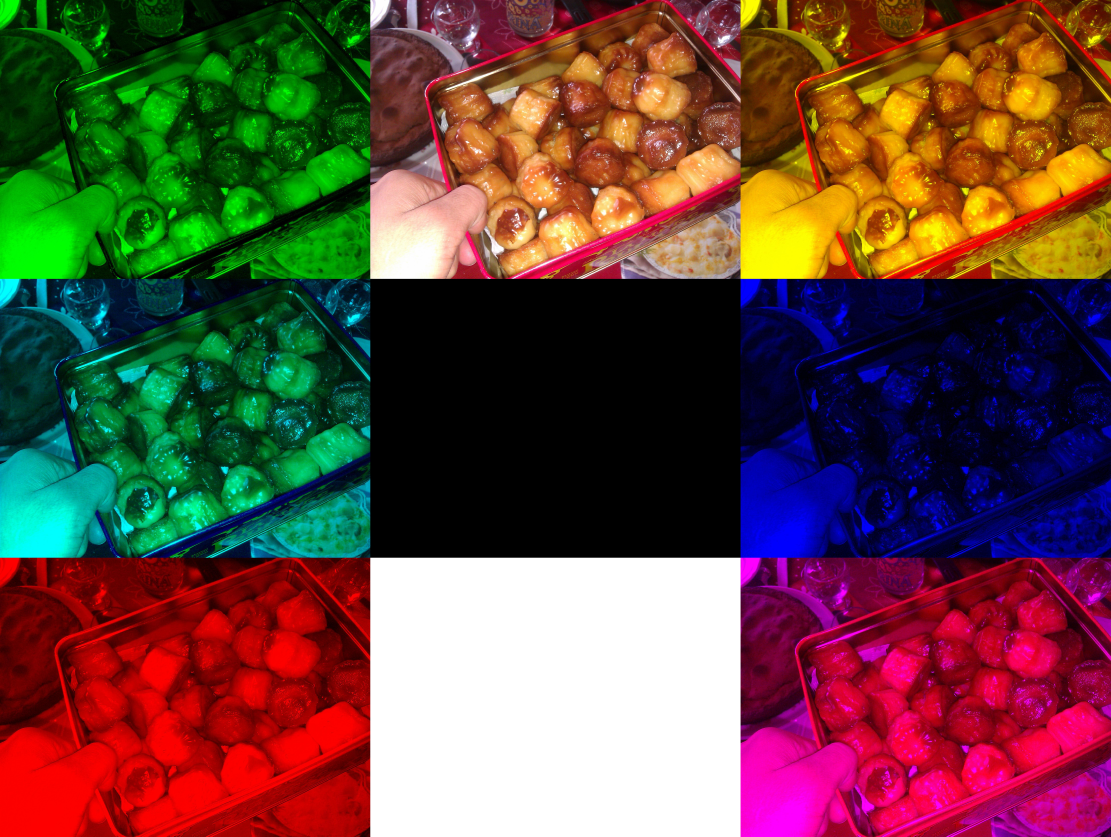
#> input picture IMAG0449_andyW.jpg, 7776 x 5856 px (shown at 1/7 size)
$ python 'Cadre noir.py'
#> lines starting #> are read from the running program, lines starting #| are printed output that depends on the picture
from PIL import Image
import numpy as np
import os as os
import matplotlib.pyplot as plt
import matplotlib.image as im
os.chdir('C:\\Users\\pierre\\Desktop')
img=Image.open("IMAG0449_andyW.jpg")
#> img is the input picture: PIL image 7776x5856 RGB; mean R, G, B 102.5, 72.4, 62.2
tab=np.array(img)
print(tab)
#> (printed output is left out)
print(tab.shape)
#| (5856, 7776, 3)
for k in range(0,3):
    for i in range(0,5856):
        for z in range (7675,7775):
            tab[i][z][k]=0
            z=z+1
        for m in range(0,100):
            tab[i][m][k]=0
            m=m+1
        i=i+1
    for j in range (0,7776):
        for n in range (5755,5855):
            tab[n][j][k]=0
            n=n+1
        for o in range (0,100):
            tab[o][j][k]=0
            o=o+1
        j=j+1
    k=k+1
nouvelle_image=Image.fromarray(tab)
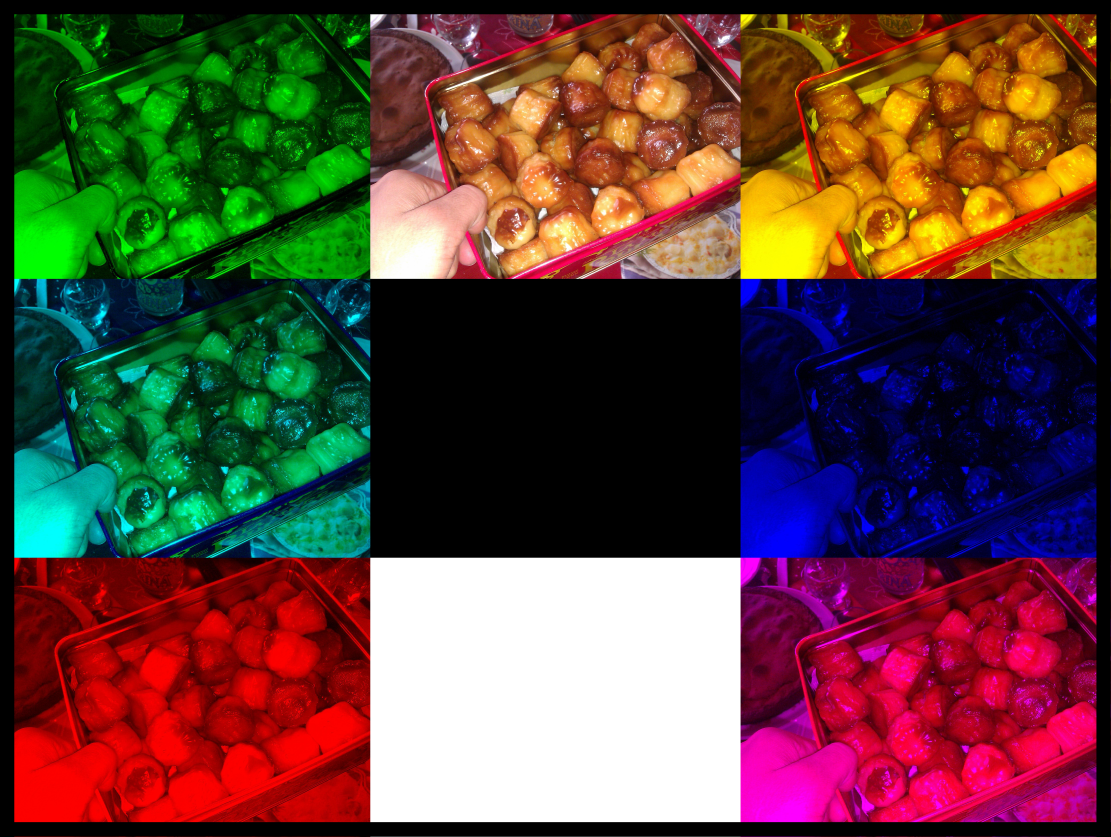
#> nouvelle_image: PIL image 7776x5856 RGB (shown at 1/7 size); mean R, G, B 95.9, 68.7, 58.5
#> (the run stopped early here; a loop or call above may not have finished)
